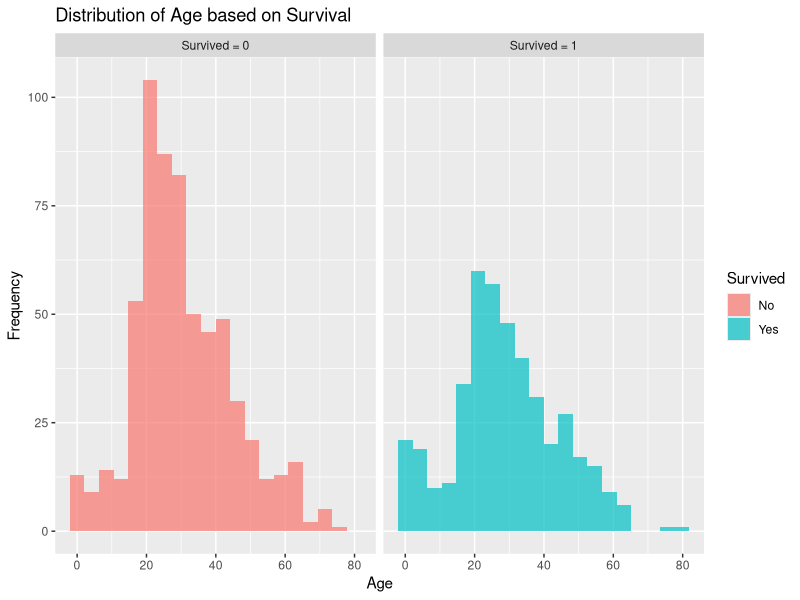
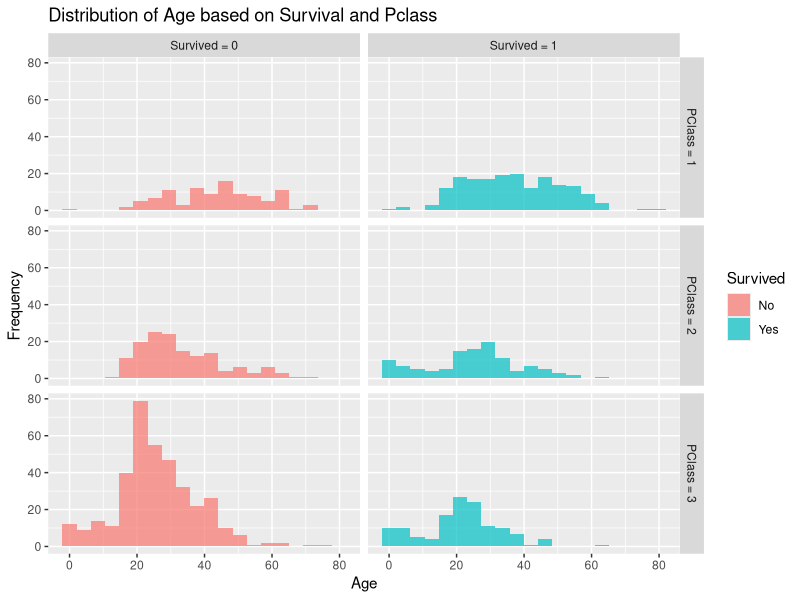
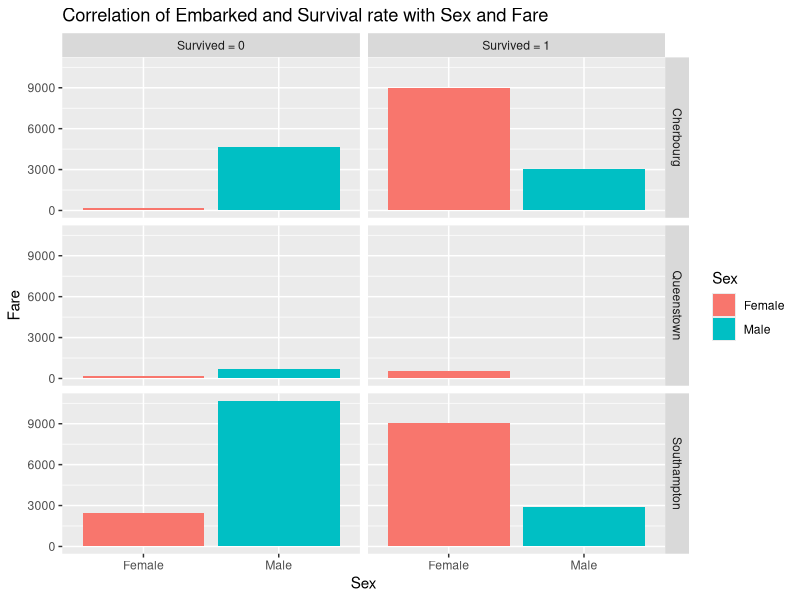

Here is the R script that generated these plots, in order:
data <- read.csv2('Dataset/titanic2.csv', encoding = 'UTF-8')

#Renaming Column to be shorter
colnames(data)[2] <- 'Pclass'
colnames(data)[6] <- 'SibSp'
colnames(data)[7] <- 'ParCh'
colnames(data)[8] <- 'Ticket'
colnames(data)[9] <- 'Fare'
colnames(data)[11] <- 'Embarked'

#Grouping for analyzing
pclass_surv <- aggregate(Survived~Pclass, data, FUN = 'mean')
sex_surv <- aggregate(Survived~Sex, data, FUN = 'mean')
sibsp_surv <- aggregate(Survived~SibSp, data, FUN = 'mean')
parch_surv <- aggregate(Survived~ParCh, data, FUN = 'mean')

#Visualization
#install.packages("ggplot2")
library(ggplot2)
data <- data[!(is.na(data$Survived) | data$Survived==""), ]
label_survived <- c('No' = 'Survived = 0', 'Yes' = 'Survived = 1')
a <- ggplot(data, aes(x = Age, fill = Survived)) + geom_histogram(bins = 20, alpha = 0.7)
a + facet_grid(.~Survived, labeller = labeller(Survived = label_survived)) + 
  labs(x = "Age", y = 'Frequency', title = 'Distribution of Age based on Survival') + theme_grey()

label_pclass <- c('First' = 'PClass = 1', 'Second' = 'PClass = 2', 'Third' = 'PClass = 3')
b <- ggplot(data, aes(Age, fill = Survived)) + geom_histogram(bins = 20, alpha = 0.7)
b + facet_grid(.~Pclass~Survived, labeller = labeller(Survived = label_survived, Pclass = label_pclass)) + 
  labs(x = 'Age', y = 'Frequency', title = 'Distribution of Age based on Survival and Pclass') + theme_grey()

data <- data[!(is.na(data$Embarked) | data$Embarked==""), ]
c <- ggplot(data, aes(x = Sex, y = Fare, fill = Sex)) + geom_bar(stat = 'identity')
c + facet_grid(.~Embarked~Survived, labeller = labeller(Survived = label_survived)) + 
  theme_grey() + labs(title = 'Correlation of Embarked and Survival rate with Sex and Fare')

#Data preprocessing
library(plyr)
map <- c('Female', 'Male')
data$Sex <- mapvalues(data$Sex, from = map, to = c(0, 1))
data$Sex <- as.integer(data$Sex)

Mode <- function(x) {
  ux <- unique(x)
  ux[which.max(tabulate(match(x, ux)))]
}
data$Embarked <- replace(data$Embarked, data$Embarked == "", Mode(data$Embarked))
map2 <- c(unique(data$Embarked))
data$Embarked <- mapvalues(data$Embarked, from = map2, to = c(0, 1, 2))
data$Embarked <- as.integer(data$Embarked)

map3 <- unique(data$Survived)
data$Survived <- mapvalues(data$Survived, from = map3, to = c(1, 0))
data$Survived <- as.integer(data$Survived)

map4 <- unique(data$Pclass)
data$Pclass <- mapvalues(data$Pclass, from = map4, to = c(1, 2, 3))
data$Pclass <- as.integer(data$Pclass)

data$Age <- replace(data$Age, is.na(data$Age), mean(data$Age, na.rm = TRUE))
data$Age <- as.numeric(scale(data$Age))

data$Fare <- replace(data$Fare, is.na(data$Fare), mean(data$Fare, na.rm = TRUE))
data$Fare <- as.numeric(scale(data$Fare))

#Feature Engineering
#install.packages('plyr')
splits <- gsub(".*,(.*?)\\..*", "\\1", data$Name)
splits <- gsub(paste(c('Lady', 'Countess','Capt', 'Col', 'Don', 'Dr', 'Major', 'Rev', 'Sir', 
                       'Jonkheer', 'Dona', 'the Countess', 'Master'), collapse = '|'), 'Others', splits)
splits <- gsub(paste(c('Miss', 'Mlle', 'Ms', 'Mrs'), collapse = '|'), 'Miss', splits)
splits <- gsub(paste(c('Mr', 'Mme'), collapse = "|"), 'Mister', splits)
data$Title <- splits

data$Title <- trimws(data$Title)
map5 <- c('Miss', 'Mister', 'Others')
data$Title <- mapvalues(data$Title, from = map5, to = c(0, 1, 2))
data$Title <- as.integer(data$Title)

data$Fam <- data$ParCh + data$SibSp + 1
data$Alone <- ifelse(data$Fam == 1, 1, 0)

#Data reduction
drops <- c('Cabin', 'Ticket', 'Life.Boat', 'Name', 'PassengerId', 'ParCh', 'SibSp', 'Fam')
data <- data[, !(names(data) %in% drops)]

#Classification
set.seed(1)
sample <- sample(c(TRUE, FALSE), nrow(data), replace=TRUE, prob=c(0.7,0.3))
train  <- data[sample, ]
test   <- data[!sample, ]

#Random Forest
#install.packages('randomForest')
library(caret)
library(randomForest)
rf_model <- randomForest(Survived ~ Pclass + Sex + Age + Embarked + Title 
                         + Alone + Fare, data = train, ntree = 500)

rf_predictions <- predict(rf_model, newdata = test)
rf_predictions <- ifelse(rf_predictions > 0.5, '1', '0')
rf_predictions <- factor(rf_predictions, levels = c('0', '1'))
test_ref <- factor(test$Survived, levels = c('0', '1'))
conf_mat_RF <- confusionMatrix(rf_predictions, test_ref)
print(conf_mat_RF)

#Logistic Regression
logistic <- glm(Survived ~ Pclass + Sex + Age + Embarked + Title 
                + Alone + Fare, family = binomial, data = train)
log_predictions <- predict(logistic, test, type = 'response')

log_predictions <- ifelse(log_predictions > 0.5, '1', '0')
log_predictions <- factor(log_predictions, levels = c('0', '1'))
conf_mat_log <- confusionMatrix(log_predictions, test_ref)
print(conf_mat_log)

#SVM
#install.packages('e1071')
library(e1071)
svm_model <- svm(formula = Survived ~ ., data = train, 
                 method="C-classification", kernel="radial")
svm_predictions <- predict(svm_model, test)

svm_predictions <- ifelse(svm_predictions > 0.5, '1', '0')
svm_predictions <- factor(svm_predictions, levels = c('0', '1'))
conf_mat_svm <- confusionMatrix(svm_predictions, test_ref)
print(conf_mat_svm)

#RF with PCA
library(stats)
pca <- prcomp(train[, -which(names(train) == "Survived")], 
              center = TRUE, scale. = TRUE)
var_explained <- cumsum(pca$sdev^2) / sum(pca$sdev^2)
num_components <- which(var_explained > 0.95)[1]

train_pca <- predict(pca, train[, -which(names(train) == "Survived")])[ , 1:num_components]
test_pca <- predict(pca, test[, -which(names(test) == "Survived")])[ , 1:num_components]

train_ref <- as.factor(train$Survived)
rf_model_pca <- randomForest(x = train_pca, y = train_ref, ntree = 500)
rf_predictions_pca <- predict(rf_model_pca, newdata = test_pca)

rf_predictions_pca <- factor(rf_predictions_pca, levels(test_ref))
conf_mat_RF_pca <- confusionMatrix(rf_predictions_pca, test_ref)
print(conf_mat_RF_pca)

#Logistic Regression with PCA
train_pca <- as.data.frame(train_pca)
names(train_pca) <- paste0("PC", 1:ncol(train_pca))
test_pca <- as.data.frame(test_pca)
names(test_pca) <- paste0("PC", 1:ncol(test_pca))

train_pca$Survived <- factor(train$Survived, levels = c('0', '1'))
test_pca$Survived <- factor(test$Survived, levels = c('0', '1'))

logistic_pca <- glm(Survived ~ ., family = binomial, data = train_pca)
predictions_pca <- predict(logistic_pca, newdata = test_pca, type = 'response')

predicted_classes_pca <- ifelse(predictions_pca > 0.5, '1', '0')
predicted_classes_pca <- factor(predicted_classes_pca, levels = c('0', '1'))
confusion_mat_pca <- confusionMatrix(predicted_classes_pca, test_pca$Survived)
print(confusion_mat_pca)

#SVM with PCA
numeric_columns <- sapply(train, is.numeric)
train_numeric <- train[, numeric_columns]
test_numeric <- test[, numeric_columns]
pca <- prcomp(train_numeric, center = TRUE, scale. = TRUE)
train_pca <- predict(pca, train_numeric)[, 1:num_components]
test_pca <- predict(pca, test_numeric)[, 1:num_components]

svm_model_pca <- svm(x = train_pca, y = train_ref, method="C-classification", kernel="radial")
svm_predictions_pca <- predict(svm_model_pca, newdata = test_pca)

svm_predictions_pca <- factor(svm_predictions_pca, levels = c('0', '1'))
conf_mat_svm_pca <- confusionMatrix(svm_predictions_pca, test_ref)
print(conf_mat_svm_pca)
